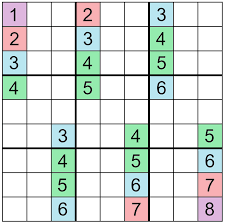
#> input picture download.png, 225 x 224 px, given in place of download.jpeg, which was not available
$ jupyter execute smoothing_images.ipynb
#> lines starting #> are read from the running program, lines starting #| are printed output that depends on the picture; pictures that were not available may be replaced by others from this repository, and a replacement may not be noted
[cell 1]
import cv2
import numpy as np
import matplotlib.pyplot as plt


img = cv2.imread('download.jpeg')
#> img is the input picture: shape (224, 225, 3); mean B, G, R 218.2, 222.4, 214.1

kernel = np.ones((5, 5), np.float32)/25
dst = cv2.filter2D(img, -3, kernel)
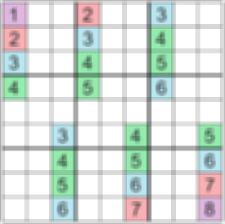
#> dst: shape (224, 225, 3); mean B, G, R 217.6, 221.8, 213.5

plt.subplot(121), plt.imshow(img), plt.title('Original')
plt.xticks([]), plt.yticks([])
plt.subplot(122), plt.imshow(dst), plt.title('Averaging')
plt.xticks([]), plt.yticks([])
plt.show()
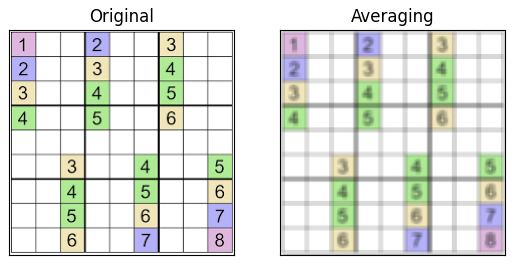
#> figure drawn by matplotlib, 2 panels; B, G, R data is drawn as R, G, B
cv2.waitKey(0)
cv2.destroyAllWindows()

[cell 2]
blue = cv2.blur(img, (8, 1))
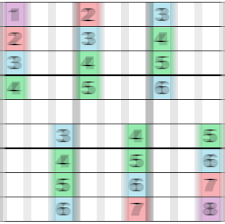
#> blue: shape (224, 225, 3); mean B, G, R 218, 222.2, 214
plt.subplot(121), plt.imshow(img), plt.title('Original')
plt.subplot(122), plt.imshow(blue), plt.title('Blur image')
plt.show()
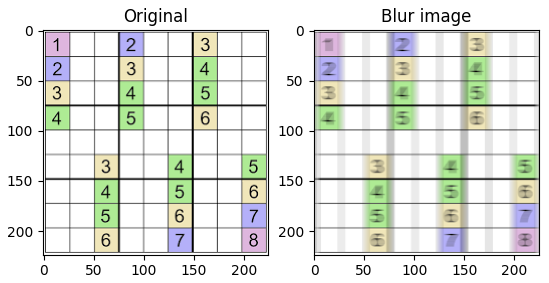
#> figure drawn by matplotlib, 2 panels; B, G, R data is drawn as R, G, B
cv2.waitKey(0)
cv2.destroyAllWindows()

[cell 3]
image = cv2.imread('blur.jpeg')
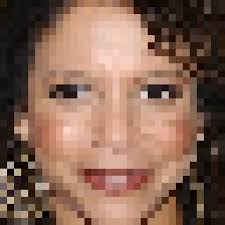
#> input picture blur.jpeg, 225 x 225 px
#> image is the input picture: shape (225, 225, 3); mean B, G, R 85.8, 101.7, 134.5
median = cv2.medianBlur(image,15)
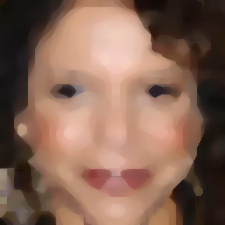
#> median: shape (225, 225, 3); mean B, G, R 85.2, 101.2, 134.1
plt.subplot(121), plt.imshow(image), plt.title('Original')
plt.subplot(122), plt.imshow(median), plt.title('Median blur image')
plt.show()
#> figure, not shown here; B, G, R data is drawn as R, G, B
cv2.waitKey(0)
cv2.destroyAllWindows()
